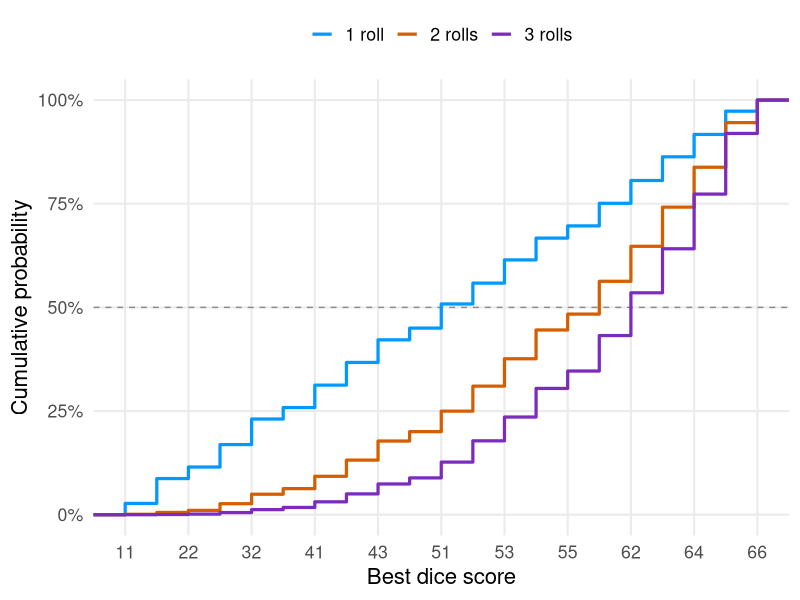
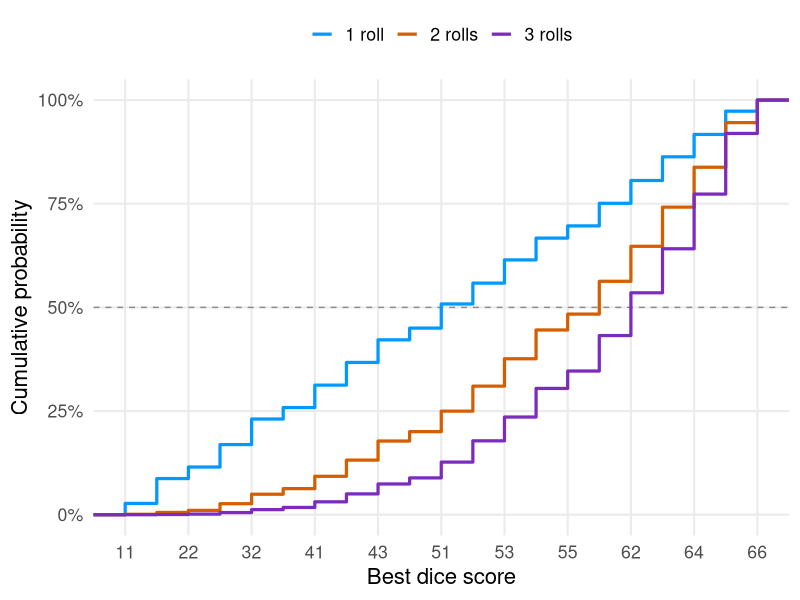

These charts were generated, in order, by the following R code:
library(ggplot2)

set.seed(123)

roll_dice <- function(n) {
  die1 <- sample(1:6, n, replace = TRUE)
  die2 <- sample(1:6, n, replace = TRUE)
  10 * pmax(die1, die2) + pmin(die1, die2)
}


simulate_best <- function(n_rolls, simulations = 10000) {
  results <- replicate(simulations, {max(roll_dice(n_rolls))})
  data.frame(score = results)
}


dist_1 <- simulate_best(1)
dist_2 <- simulate_best(2)
dist_3 <- simulate_best(3)


plot_data <- rbind(
  transform(dist_1, rolls = "1 roll"),
  transform(dist_2, rolls = "2 rolls"),
  transform(dist_3, rolls = "3 rolls")
)

score_levels <- sort(unique(plot_data$score))
plot_data$score_index <- match(plot_data$score, score_levels)
tick_positions <- seq(1, length(score_levels), by = 2)

fig4 <- ggplot(plot_data, aes(x = score_index, colour = rolls)) +
  geom_hline(
    yintercept = 0.5,
    linetype = "dashed",
    colour = "grey55",
    linewidth = 0.5
  ) +
  stat_ecdf(geom = "step", linewidth = 1.1) +
  scale_colour_manual(values = c(
    "1 roll" = "#0099ff",
    "2 rolls" = "#D55E00",
    "3 rolls" = "#7B2CBF"
  )) +
  scale_x_continuous(breaks = tick_positions, labels = score_levels[tick_positions]) +
  scale_y_continuous(breaks = seq(0, 1, by = 0.25), labels = scales::label_percent(accuracy = 1)) +
  labs(x = "Best dice score", y = "Cumulative probability", colour = NULL) +
  theme_minimal(base_size = 16) +
  theme(legend.position = "top", panel.grid.minor = element_blank())

print(fig4)

ggsave("best_score_cumulative_distribution.png", plot = fig4, width = 6.5, height = 4.2, dpi = 300)
